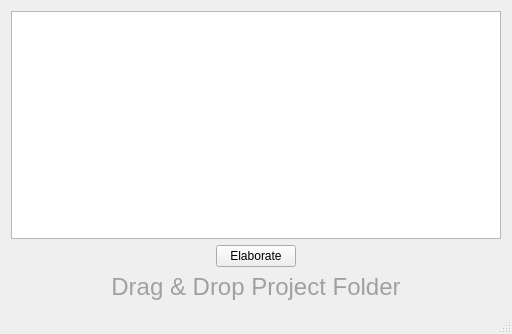
<?xml version="1.0" encoding="UTF-8"?>
<ui version="4.0">
 <class>MainWindow</class>
 <widget class="QMainWindow" name="MainWindow">
  <property name="geometry">
   <rect>
    <x>0</x>
    <y>0</y>
    <width>512</width>
    <height>334</height>
   </rect>
  </property>
  <property name="windowTitle">
   <string>MainWindow</string>
  </property>
  <property name="autoFillBackground">
   <bool>false</bool>
  </property>
  <property name="styleSheet">
   <string notr="true"/>
  </property>
  <widget class="QWidget" name="centralWidget">
   <property name="enabled">
    <bool>true</bool>
   </property>
   <property name="sizePolicy">
    <sizepolicy hsizetype="Expanding" vsizetype="MinimumExpanding">
     <horstretch>0</horstretch>
     <verstretch>0</verstretch>
    </sizepolicy>
   </property>
   <property name="layoutDirection">
    <enum>Qt::LeftToRight</enum>
   </property>
   <layout class="QVBoxLayout" name="verticalLayout">
    <item>
     <widget class="QTreeView" name="treeView">
      <property name="styleSheet">
       <string notr="true"/>
      </property>
      <property name="frameShape">
       <enum>QFrame::StyledPanel</enum>
      </property>
      <attribute name="headerVisible">
       <bool>false</bool>
      </attribute>
     </widget>
    </item>
    <item>
     <layout class="QHBoxLayout" name="horizontalLayout">
      <item>
       <spacer name="horizontalSpacer">
        <property name="orientation">
         <enum>Qt::Horizontal</enum>
        </property>
        <property name="sizeHint" stdset="0">
         <size>
          <width>40</width>
          <height>20</height>
         </size>
        </property>
       </spacer>
      </item>
      <item>
       <widget class="QPushButton" name="elaborateButton">
        <property name="text">
         <string>Elaborate</string>
        </property>
       </widget>
      </item>
      <item>
       <spacer name="horizontalSpacer_2">
        <property name="orientation">
         <enum>Qt::Horizontal</enum>
        </property>
        <property name="sizeHint" stdset="0">
         <size>
          <width>40</width>
          <height>20</height>
         </size>
        </property>
       </spacer>
      </item>
     </layout>
    </item>
    <item>
     <widget class="QLabel" name="label">
      <property name="font">
       <font>
        <family>Arial</family>
        <pointsize>18</pointsize>
        <weight>50</weight>
        <bold>false</bold>
       </font>
      </property>
      <property name="layoutDirection">
       <enum>Qt::LeftToRight</enum>
      </property>
      <property name="styleSheet">
       <string notr="true">color: rgb(160, 160, 160);</string>
      </property>
      <property name="text">
       <string>Drag &amp; Drop Project Folder</string>
      </property>
      <property name="alignment">
       <set>Qt::AlignCenter</set>
      </property>
     </widget>
    </item>
   </layout>
  </widget>
  <widget class="QStatusBar" name="statusBar"/>
  <widget class="QMenuBar" name="menuBar">
   <property name="geometry">
    <rect>
     <x>0</x>
     <y>0</y>
     <width>512</width>
     <height>20</height>
    </rect>
   </property>
  </widget>
  <action name="actionLoad">
   <property name="text">
    <string>Load...</string>
   </property>
  </action>
 </widget>
 <layoutdefault spacing="6" margin="11"/>
 <resources/>
 <connections/>
</ui>
